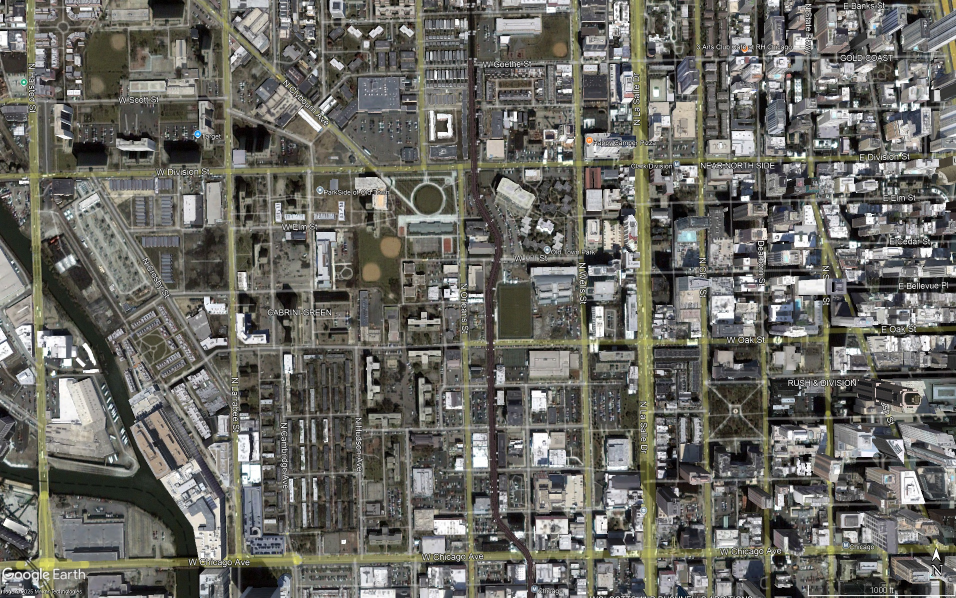
#> input picture assets/cabrini_green_google_earth/cabrini_green_2000_04.jpg, 1912 x 1195 px (shown at 1/2 size); its folder holds only this picture in this run
$ jupyter execute combine_images.ipynb
#> lines starting #> are read from the running program, lines starting #| are printed output that depends on the picture
[cell 1]
import imageio.v3 as iio
from pathlib import Path
from PIL import Image, ImageDraw, ImageSequence, ImageFont
import numpy as np
import re

[cell 2]
def add_timestamp(image_array, label):
    img = Image.fromarray(image_array)
    draw = ImageDraw.Draw(img)

    try:
        font = ImageFont.truetype("arial.ttf", 48)
    except:
        font = ImageFont.load_default()

    # Draw black outline for readability
    x, y = 10, 10
    for dx, dy in [(-1,-1),(1,-1),(-1,1),(1,1)]:
        draw.text((x+dx, y+dy), label, font=font, fill=(0, 0, 0))

    # Draw red text on top
    draw.text((x, y), label, font=font, fill=(255, 0, 0))

    return np.array(img)

[cell 3]
def add_red_box(input_path, output_path, box_coords, line_width=3):
    """
    box_coords: (x1, y1, x2, y2) - top-left and bottom-right corners
    """
    img = Image.open(input_path)
    frames = []

    for frame in ImageSequence.Iterator(img):
        frame = frame.convert("RGBA")
        draw = ImageDraw.Draw(frame)
        draw.rectangle(box_coords, outline="red", width=line_width)
        frames.append(frame)

    frames[0].save(
        output_path,
        save_all=True,
        append_images=frames[1:],
        loop=img.info.get("loop", 0)
    )

[cell 4]
# Get all jpg files
files = sorted(Path('../assets/cabrini_green_google_earth/').glob('*.jpg'))  # sorted for consistent order

[cell 5]
frames = []
for f in files:
    # Extract YYYY_mm from filename ending
    match = re.search(r'_(\d{4})_(\d{2})$', f.stem)
    if match:
        year, month = match.groups()
        label = f"{year}-{month}"
    else:
        label = f.stem  # fallback to full filename if no match

    image = iio.imread(f)
#> image is the input picture: shape (1195, 1912, 3); mean R, G, B 106.3, 105.6, 99.5
    stamped = add_timestamp(image, label)
    frames.append(stamped)

iio.imwrite('../assets/cabrini_green_google_earth/cabrini_green_2000_2020.gif', frames, duration=1000, loop=0)
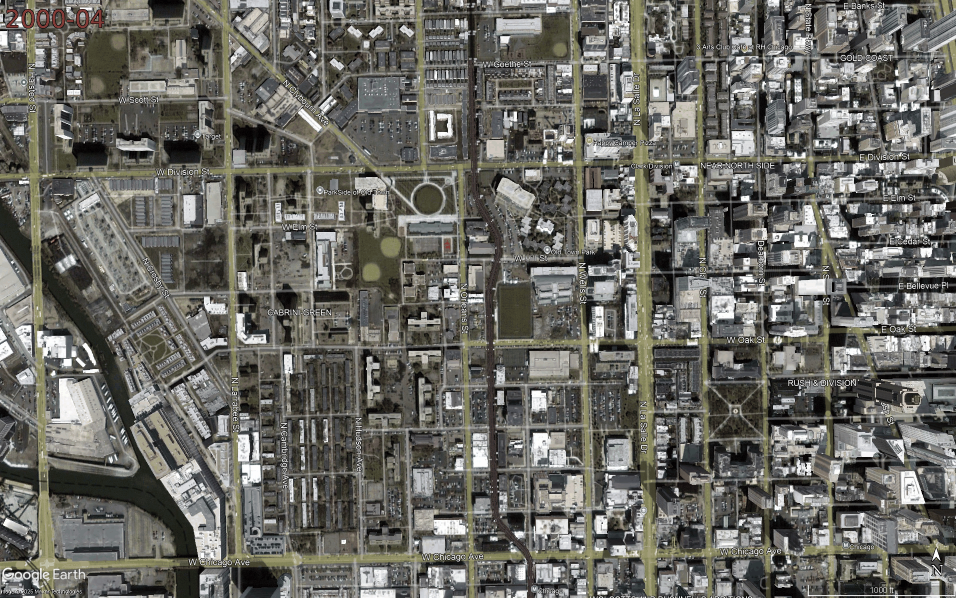
#> saved as cabrini_green_2000_2020.gif: shape (1195, 1912, 3) (shown at 1/2 size); mean R, G, B 106.1, 105.5, 99.5

[cell 6]
# Add red boxes

# Box around Target
add_red_box(
    '../assets/cabrini_green_google_earth/cabrini_green_2000_2020.gif',
    '../assets/cabrini_green_google_earth/cabrini_green_2000_2020_annotated.gif',
    box_coords=(100, 175, 450, 350)
)
#> the loop in add_red_box, `for frame in ImageSequence.Iterator(img):` made 1 pass
#> after the loop in add_red_box, `for frame in ImageSequence.Iterator(img):`: frames = 1 item
#> in add_red_box, `frames[0].save( output_path, save_all=True, append_images=frames[1:], ..`:
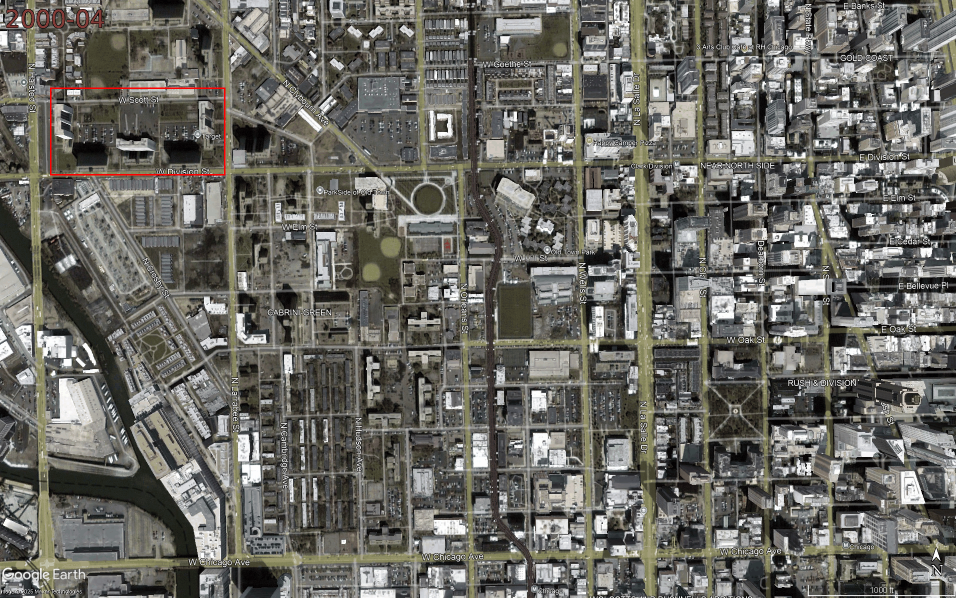
#> saved as cabrini_green_2000_2020_annotated.gif: PIL image 1912x1195 RGBA (shown at 1/2 size); mean R, G, B, A 106.3, 105.3, 99.3, 255

# Box around Evergreen
add_red_box(
    '../assets/cabrini_green_google_earth/cabrini_green_2000_2020_annotated.gif',
    '../assets/cabrini_green_google_earth/cabrini_green_2000_2020_annotated.gif',
    box_coords=(455, 200, 650, 340)
)
#> call 2 of add_red_box, with box_coords = (455, 200, 650, 340), line_width = 3
#> the loop in add_red_box (call 2), `for frame in ImageSequence.Iterator(img):` made 1 pass
#> in add_red_box (call 2), `frames[0].save( output_path, save_all=True, append_images=frames[1:], ..`:
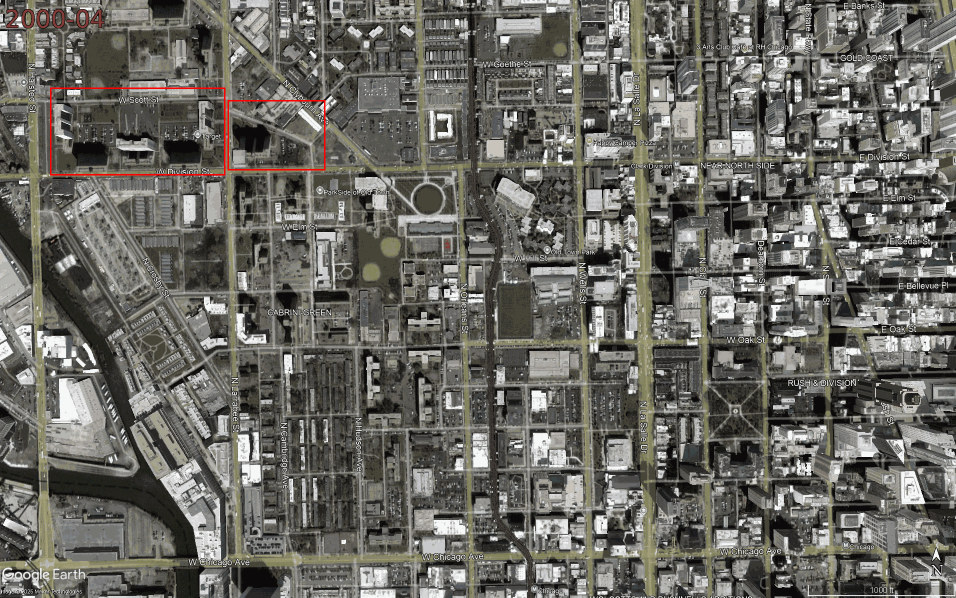
#> saved as cabrini_green_2000_2020_annotated.gif: PIL image 1912x1195 RGBA (shown at 1/2 size); mean R, G, B, A 106, 104.7, 98.8, 255

# Box around Parkside of Old Town
add_red_box(
    '../assets/cabrini_green_google_earth/cabrini_green_2000_2020_annotated.gif',
    '../assets/cabrini_green_google_earth/cabrini_green_2000_2020_annotated.gif',
    box_coords=(455, 345, 665, 475)
)
#> call 3 of add_red_box, with box_coords = (455, 345, 665, 475), line_width = 3
#> the loop in add_red_box (call 3), `for frame in ImageSequence.Iterator(img):` made 1 pass
#> in add_red_box (call 3), `frames[0].save( output_path, save_all=True, append_images=frames[1:], ..`:
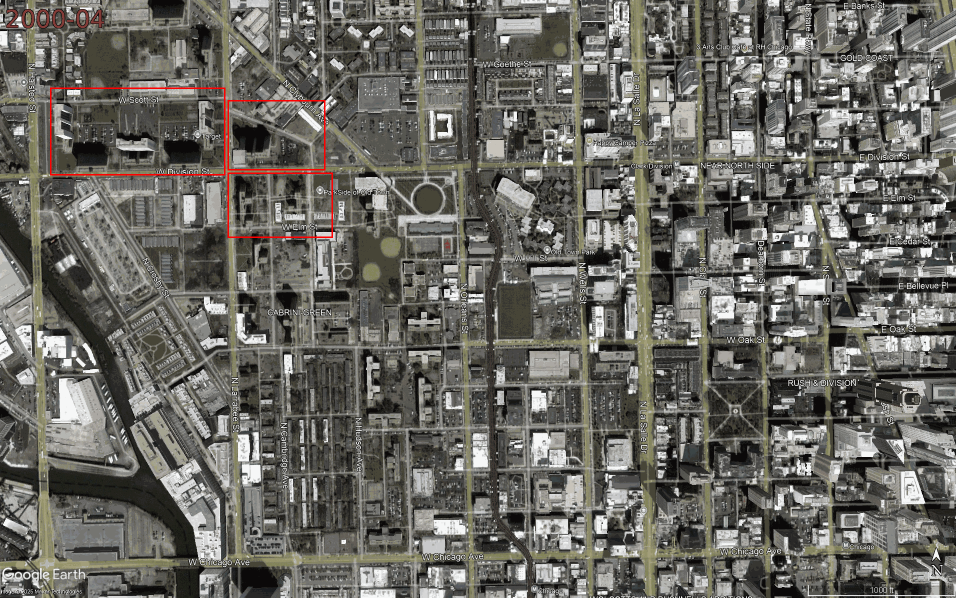
#> saved as cabrini_green_2000_2020_annotated.gif: PIL image 1912x1195 RGBA (shown at 1/2 size); mean R, G, B, A 106.1, 104.6, 98.6, 255

$ run again, on assets/cabrini_green_google_earth/cabrini_green_2010_06.jpg
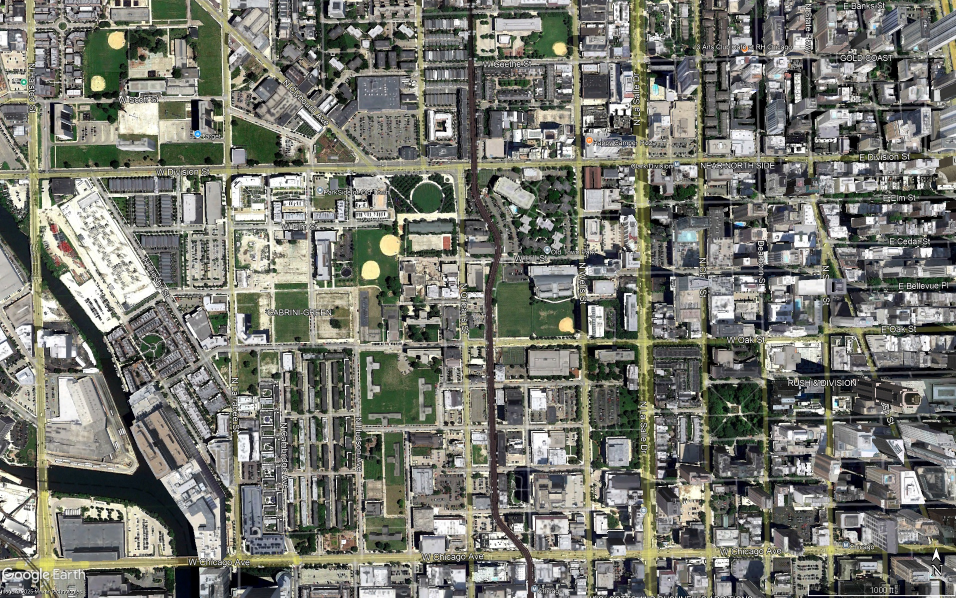
#> input picture assets/cabrini_green_google_earth/cabrini_green_2010_06.jpg, 1912 x 1195 px (shown at 1/2 size)
#> image is the input picture: shape (1195, 1912, 3); mean R, G, B 118.1, 119.3, 110.9
#> `iio.imwrite('../assets/cabrini_green_google_earth/cabrini_green_2000_2..`:
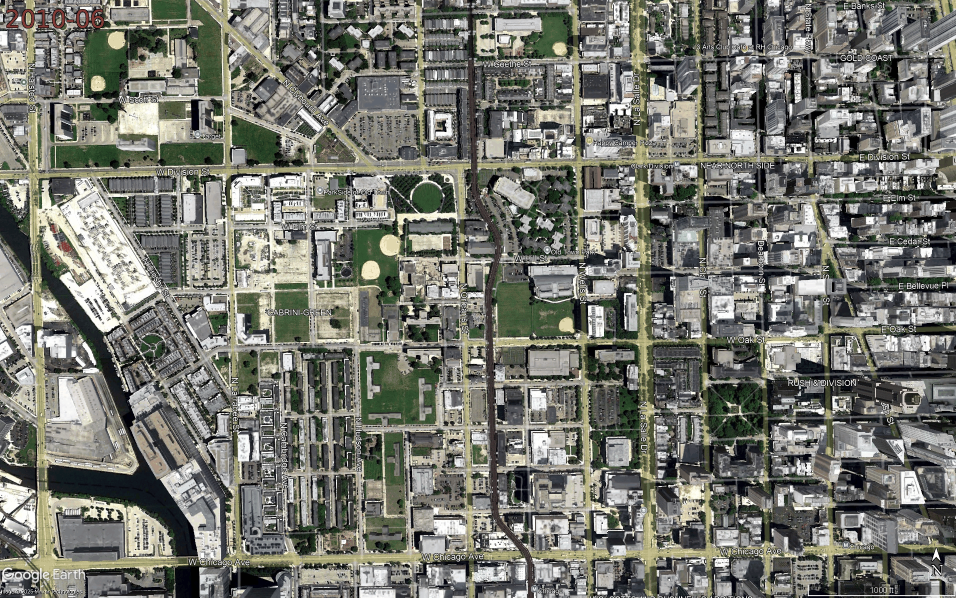
#> saved as cabrini_green_2000_2020.gif: shape (1195, 1912, 3) (shown at 1/2 size); mean R, G, B 117.9, 119.1, 110.9
#> the loop in add_red_box, `for frame in ImageSequence.Iterator(img):` made 1 pass
#> after the loop in add_red_box, `for frame in ImageSequence.Iterator(img):`: frames = 1 item
#> the loop in add_red_box (call 2), `for frame in ImageSequence.Iterator(img):` made 1 pass
#> the loop in add_red_box (call 3), `for frame in ImageSequence.Iterator(img):` made 1 pass
#> in add_red_box (call 3), `frames[0].save( output_path, save_all=True, append_images=frames[1:], ..`:
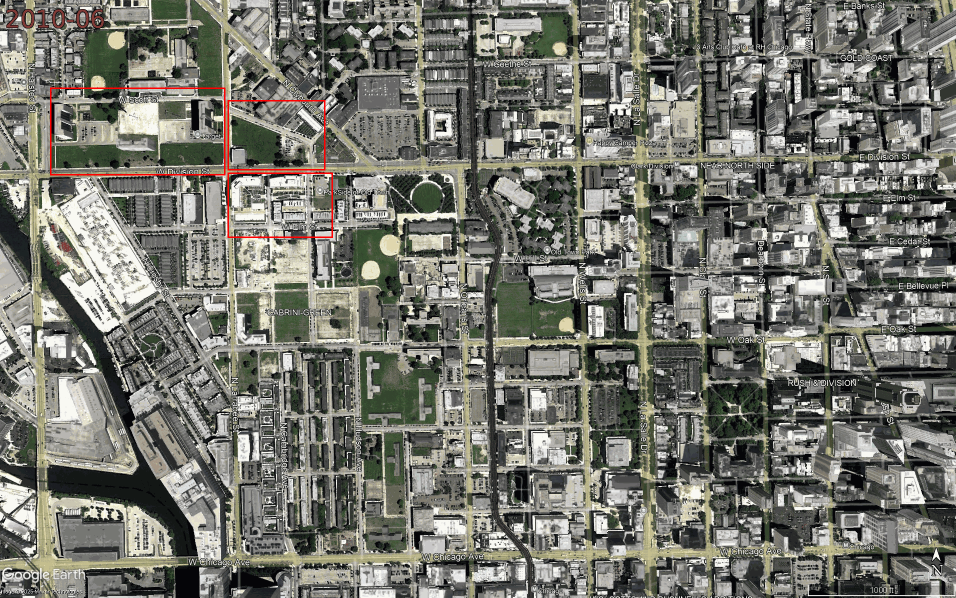
#> saved as cabrini_green_2000_2020_annotated.gif: PIL image 1912x1195 RGBA (shown at 1/2 size); mean R, G, B, A 117.8, 118.2, 110, 255

$ run again, on assets/cabrini_green_google_earth/cabrini_green_2012_03.jpg
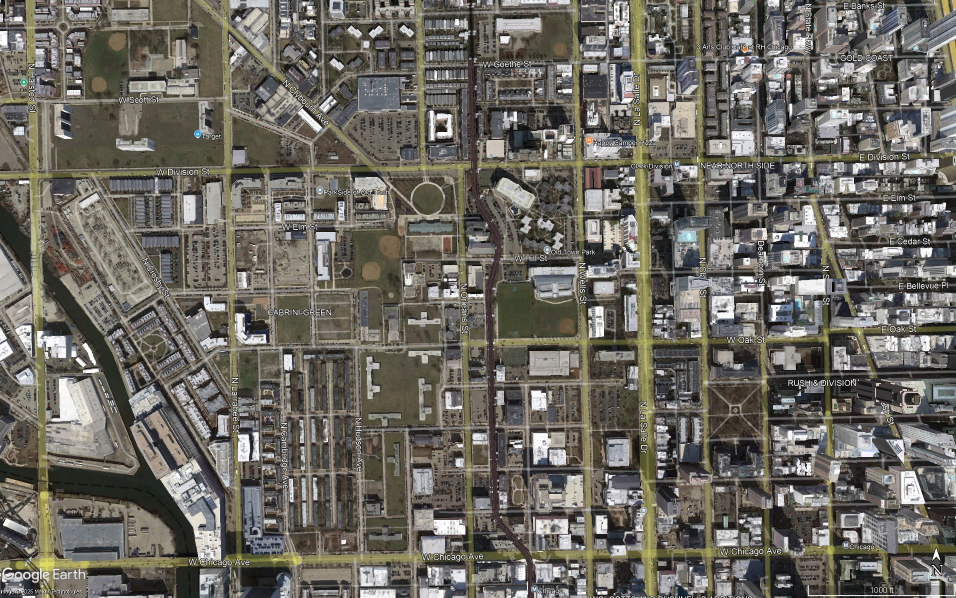
#> input picture assets/cabrini_green_google_earth/cabrini_green_2012_03.jpg, 1912 x 1195 px (shown at 1/2 size)
#> image is the input picture: shape (1195, 1912, 3); mean R, G, B 108.2, 105, 97.4
#> `iio.imwrite('../assets/cabrini_green_google_earth/cabrini_green_2000_2..`:
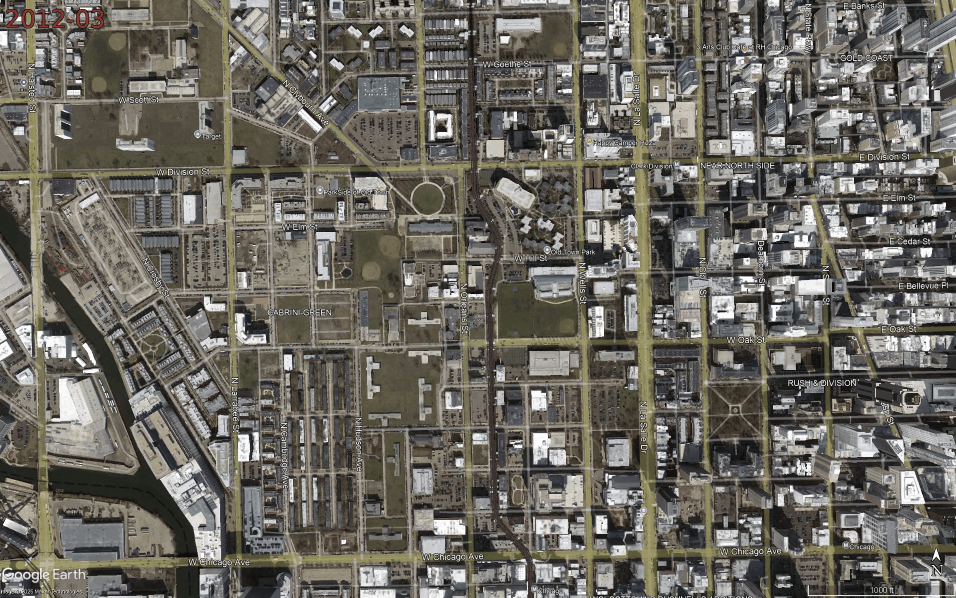
#> saved as cabrini_green_2000_2020.gif: shape (1195, 1912, 3) (shown at 1/2 size); mean R, G, B 108, 105, 97.4
#> the loop in add_red_box, `for frame in ImageSequence.Iterator(img):` made 1 pass
#> after the loop in add_red_box, `for frame in ImageSequence.Iterator(img):`: frames = 1 item
#> the loop in add_red_box (call 2), `for frame in ImageSequence.Iterator(img):` made 1 pass
#> the loop in add_red_box (call 3), `for frame in ImageSequence.Iterator(img):` made 1 pass
#> in add_red_box (call 3), `frames[0].save( output_path, save_all=True, append_images=frames[1:], ..`:
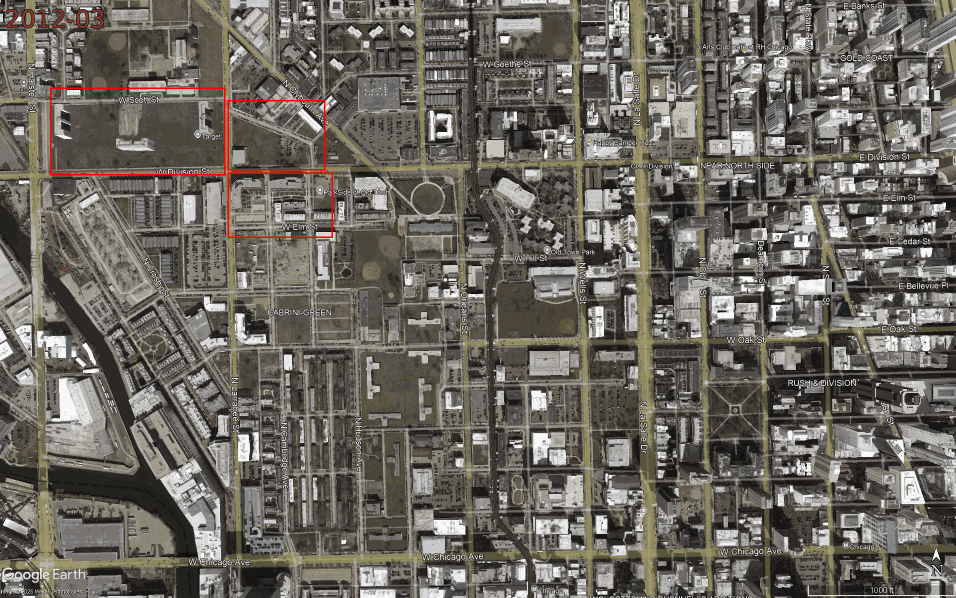
#> saved as cabrini_green_2000_2020_annotated.gif: PIL image 1912x1195 RGBA (shown at 1/2 size); mean R, G, B, A 108, 104, 96.7, 255

$ run again, on assets/cabrini_green_google_earth/cabrini_green_2015_04.jpg
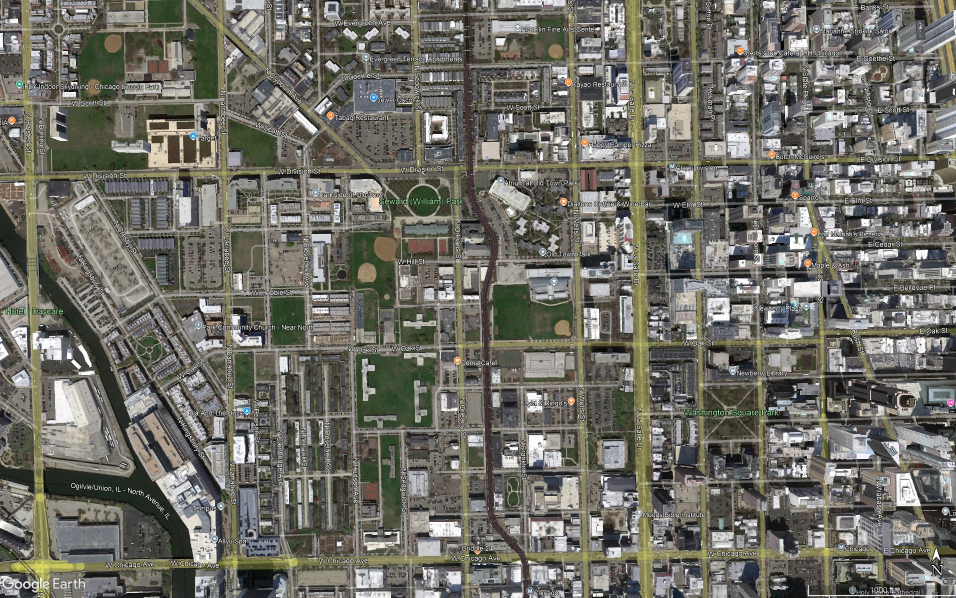
#> input picture assets/cabrini_green_google_earth/cabrini_green_2015_04.jpg, 1912 x 1195 px (shown at 1/2 size)
#> image is the input picture: shape (1195, 1912, 3); mean R, G, B 111.2, 110.1, 102.1
#> `iio.imwrite('../assets/cabrini_green_google_earth/cabrini_green_2000_2..`:
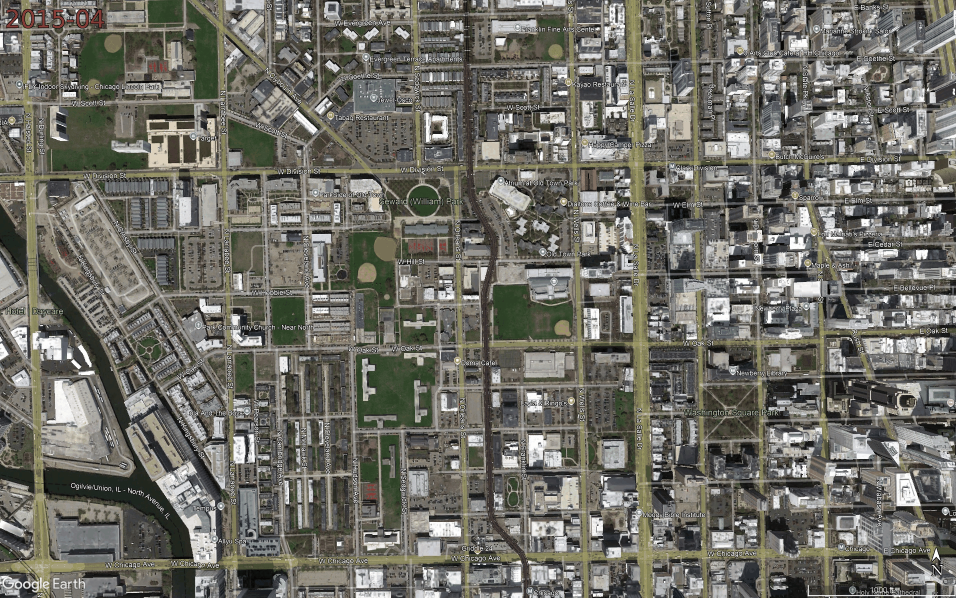
#> saved as cabrini_green_2000_2020.gif: shape (1195, 1912, 3) (shown at 1/2 size); mean R, G, B 111, 110, 102.1
#> the loop in add_red_box, `for frame in ImageSequence.Iterator(img):` made 1 pass
#> after the loop in add_red_box, `for frame in ImageSequence.Iterator(img):`: frames = 1 item
#> the loop in add_red_box (call 2), `for frame in ImageSequence.Iterator(img):` made 1 pass
#> the loop in add_red_box (call 3), `for frame in ImageSequence.Iterator(img):` made 1 pass
#> in add_red_box (call 3), `frames[0].save( output_path, save_all=True, append_images=frames[1:], ..`:
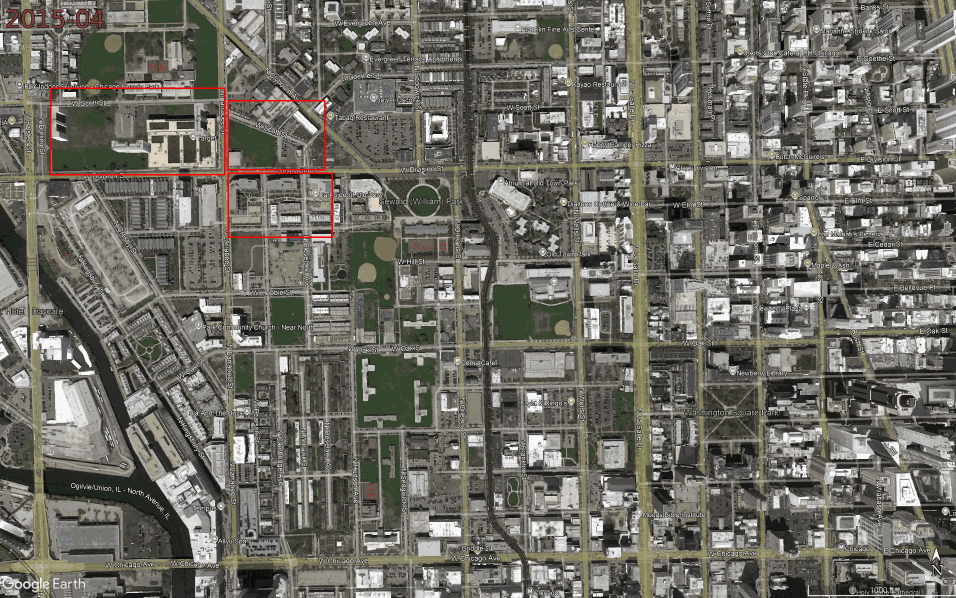
#> saved as cabrini_green_2000_2020_annotated.gif: PIL image 1912x1195 RGBA (shown at 1/2 size); mean R, G, B, A 111, 109.1, 101.3, 255
